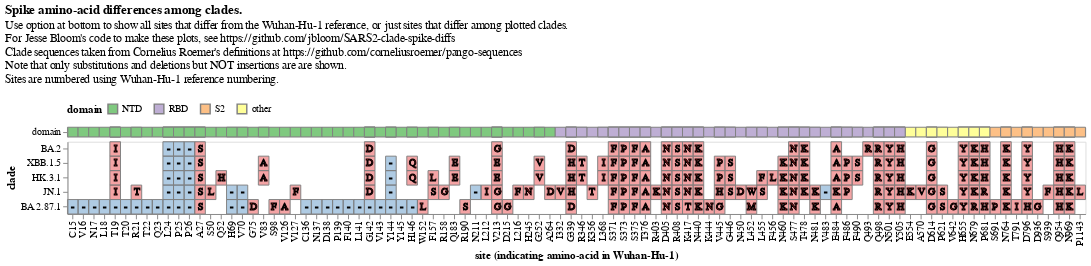

The notebook cell saved with this chart:
### Markdown cell above
Draw the plot using `altair`.
Save a SVG by clicking on the three dots in the upper right of the plot below:

### Code cell
cell_width = 11

differ_among_clades = alt.selection_point(
    fields=["differ_among_clades"],
    bind=alt.binding_radio(
        options=[None, True],
        labels=["differ from Wuhan-Hu-1 reference in any of the clades", "differ among the clades"],
        name="show sites that:",
    ),
    value=None,
)

chart_base = alt.Chart(mutations).add_params(differ_among_clades).transform_filter(differ_among_clades)

heatmap_base = (
    chart_base
    .encode(
        alt.X("reference_site", sort=alt.SortField("site"), title="site (indicating amino-acid in Wuhan-Hu-1)"),
        alt.Y("clade", sort=list(clades)),
        alt.Fill("is_deletion", legend=None, scale=alt.Scale(scheme="set1")),
        alt.Text("mutant_aa"),
        tooltip=["site", "mutation", "clade"],
    )
    .properties(
        width=alt.Step(cell_width),
        height=alt.Step(15),
    )
)

domain_overlay = (
    chart_base
    .transform_calculate(y="'domain'")
    .encode(
        alt.X("reference_site", sort=alt.SortField("site"), title=None, axis=None),
        alt.Y("y:N", title=None),
        alt.Color(
            "domain",
            legend=alt.Legend(orient="top", titleOrient="left", offset=10),
            scale=alt.Scale(scheme="accent"),
        ),
        tooltip=["site", "reference_aa", "domain"],
    )
    .properties(
        width=alt.Step(cell_width),
        height=10,
    )
    .mark_rect(stroke="gray")
)

heatmap = heatmap_base.mark_rect(stroke="gray", fillOpacity=0.4)

aas = heatmap_base.mark_text(stroke="black", size=10)

chart = alt.vconcat(domain_overlay, (heatmap + aas), spacing=3).properties(
    title=alt.TitleParams(
        "Spike amino-acid differences among clades.",
        subtitle=[
            "Use option at bottom to show all sites that differ from the Wuhan-Hu-1 reference, or just sites that differ among plotted clades.",
            "For Jesse Bloom's code to make these plots, see https://github.com/jbloom/SARS2-clade-spike-diffs",
            "Clade sequences taken from Cornelius Roemer's definitions at https://github.com/corneliusroemer/pango-sequences",
            "Note that only substitutions and deletions but NOT insertions are are shown.",
            "Sites are numbered using Wuhan-Hu-1 reference numbering.",
        ],
        dy=-15,
    ),
)

chart

### Figure 1 — Vega-Lite specification as saved in the notebook (floating-point values rounded to 4 significant figures; data arrays with more than 128 entries replaced by an {"elided": "..."} marker saying what was removed)
{"config": {"view": {"continuousWidth": 300, "continuousHeight": 300}}, "vconcat": [{"mark": {"type": "rect", "stroke": "gray"}, "encoding": {"color": {"field": "domain", "legend": {"offset": 10, "orient": "top", "titleOrient": "left"}, "scale": {"scheme": "accent"}, "type": "nominal"}, "tooltip": [{"field": "site", "type": "quantitative"}, {"field": "reference_aa", "type": "nominal"}, {"field": "domain", "type": "nominal"}], "x": {"axis": null, "field": "reference_site", "sort": {"field": "site"}, "title": null, "type": "nominal"}, "y": {"field": "y", "title": null, "type": "nominal"}}, "height": 10, "name": "view_2", "transform": [{"filter": {"param": "param_1"}}, {"calculate": "'domain'", "as": "y"}], "width": {"step": 11}}, {"layer": [{"mark": {"type": "rect", "fillOpacity": 0.4, "stroke": "gray"}, "encoding": {"fill": {"field": "is_deletion", "legend": null, "scale": {"scheme": "set1"}, "type": "nominal"}, "text": {"field": "mutant_aa", "type": "nominal"}, "tooltip": [{"field": "site", "type": "quantitative"}, {"field": "mutation", "type": "nominal"}, {"field": "clade", "type": "nominal"}], "x": {"field": "reference_site", "sort": {"field": "site"}, "title": "site (indicating amino-acid in Wuhan-Hu-1)", "type": "nominal"}, "y": {"field": "clade", "sort": ["BA.2", "XBB.1.5", "HK.3.1", "JN.1", "BA.2.87.1"], "type": "nominal"}}, "name": "view_1", "transform": [{"filter": {"param": "param_1"}}]}, {"mark": {"type": "text", "size": 10, "stroke": "black"}, "encoding": {"fill": {"field": "is_deletion", "legend": null, "scale": {"scheme": "set1"}, "type": "nominal"}, "text": {"field": "mutant_aa", "type": "nominal"}, "tooltip": [{"field": "site", "type": "quantitative"}, {"field": "mutation", "type": "nominal"}, {"field": "clade", "type": "nominal"}], "x": {"field": "reference_site", "sort": {"field": "site"}, "title": "site (indicating amino-acid in Wuhan-Hu-1)", "type": "nominal"}, "y": {"field": "clade", "sort": ["BA.2", "XBB.1.5", "HK.3.1", "JN.1", "BA.2.87.1"], "type": "nominal"}}, "transform": [{"filter": {"param": "param_1"}}]}], "height": {"step": 15}, "width": {"step": 11}}], "data": {"name": "data-79f5aab098bac0613d2b1f9f298cfc7c"}, "params": [{"name": "param_1", "select": {"type": "point", "fields": ["differ_among_clades"]}, "bind": {"input": "radio", "options": [null, true], "labels": ["differ from Wuhan-Hu-1 reference in any of the clades", "differ among the clades"], "name": "show sites that:"}, "value": null, "views": ["view_2", "view_1"]}], "spacing": 3, "title": {"text": "Spike amino-acid differences among clades.", "dy": -15, "subtitle": ["Use option at bottom to show all sites that differ from the Wuhan-Hu-1 reference, or just sites that differ among plotted clades.", "For Jesse Bloom's code to make these plots, see https://github.com/jbloom/SARS2-clade-spike-diffs", "Clade sequences taken from Cornelius Roemer's definitions at https://github.com/corneliusroemer/pango-sequences", "Note that only substitutions and deletions but NOT insertions are are shown.", "Sites are numbered using Wuhan-Hu-1 reference numbering."]}, "$schema": "https://vega.github.io/schema/vega-lite/v5.16.3.json", "datasets": {"data-79f5aab098bac0613d2b1f9f298cfc7c": {"elided": "244 records"}}}
